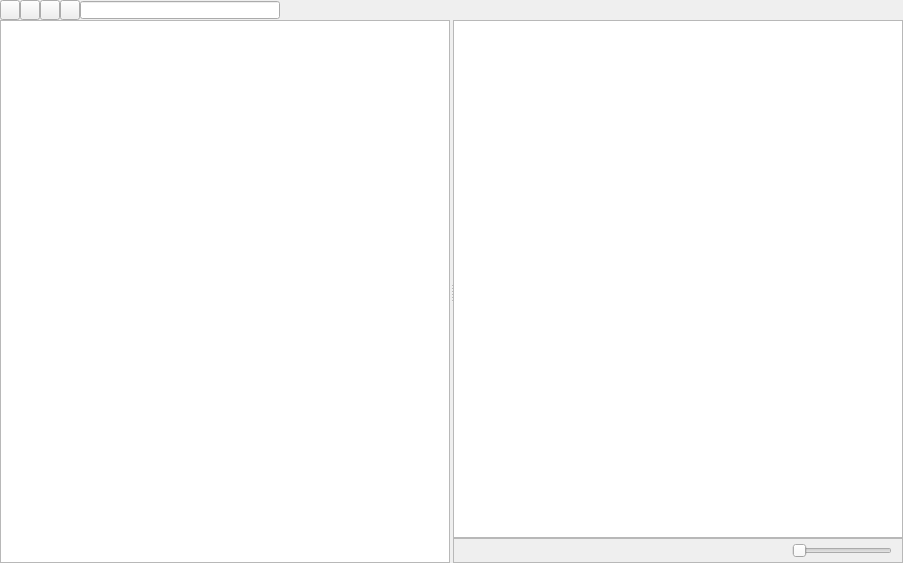
<?xml version="1.0" encoding="UTF-8"?>
<ui version="4.0">
 <class>AssetsEditor</class>
 <widget class="QWidget" name="AssetsEditor">
  <property name="geometry">
   <rect>
    <x>0</x>
    <y>0</y>
    <width>903</width>
    <height>563</height>
   </rect>
  </property>
  <property name="windowTitle">
   <string>Assets</string>
  </property>
  <layout class="QVBoxLayout" name="verticalLayout_2">
   <property name="spacing">
    <number>0</number>
   </property>
   <property name="leftMargin">
    <number>0</number>
   </property>
   <property name="topMargin">
    <number>0</number>
   </property>
   <property name="rightMargin">
    <number>0</number>
   </property>
   <property name="bottomMargin">
    <number>0</number>
   </property>
   <item>
    <widget class="QWidget" name="title_bar" native="true">
     <property name="sizePolicy">
      <sizepolicy hsizetype="Preferred" vsizetype="Fixed">
       <horstretch>0</horstretch>
       <verstretch>0</verstretch>
      </sizepolicy>
     </property>
     <property name="minimumSize">
      <size>
       <width>0</width>
       <height>20</height>
      </size>
     </property>
     <property name="maximumSize">
      <size>
       <width>16777215</width>
       <height>20</height>
      </size>
     </property>
     <layout class="QHBoxLayout" name="horizontalLayout_2">
      <property name="spacing">
       <number>0</number>
      </property>
      <property name="leftMargin">
       <number>0</number>
      </property>
      <property name="topMargin">
       <number>0</number>
      </property>
      <property name="rightMargin">
       <number>0</number>
      </property>
      <property name="bottomMargin">
       <number>0</number>
      </property>
      <item>
       <widget class="QToolButton" name="add">
        <property name="minimumSize">
         <size>
          <width>20</width>
          <height>20</height>
         </size>
        </property>
        <property name="maximumSize">
         <size>
          <width>20</width>
          <height>20</height>
         </size>
        </property>
        <property name="text">
         <string/>
        </property>
       </widget>
      </item>
      <item>
       <widget class="QToolButton" name="type">
        <property name="sizePolicy">
         <sizepolicy hsizetype="Fixed" vsizetype="Fixed">
          <horstretch>0</horstretch>
          <verstretch>0</verstretch>
         </sizepolicy>
        </property>
        <property name="minimumSize">
         <size>
          <width>20</width>
          <height>20</height>
         </size>
        </property>
        <property name="maximumSize">
         <size>
          <width>20</width>
          <height>20</height>
         </size>
        </property>
        <property name="text">
         <string/>
        </property>
       </widget>
      </item>
      <item>
       <widget class="QToolButton" name="label">
        <property name="minimumSize">
         <size>
          <width>20</width>
          <height>20</height>
         </size>
        </property>
        <property name="maximumSize">
         <size>
          <width>20</width>
          <height>20</height>
         </size>
        </property>
        <property name="text">
         <string/>
        </property>
       </widget>
      </item>
      <item>
       <widget class="QToolButton" name="invisible">
        <property name="minimumSize">
         <size>
          <width>20</width>
          <height>20</height>
         </size>
        </property>
        <property name="maximumSize">
         <size>
          <width>20</width>
          <height>20</height>
         </size>
        </property>
        <property name="text">
         <string/>
        </property>
        <property name="checkable">
         <bool>true</bool>
        </property>
       </widget>
      </item>
      <item>
       <widget class="QLineEdit" name="search">
        <property name="sizePolicy">
         <sizepolicy hsizetype="Fixed" vsizetype="Fixed">
          <horstretch>0</horstretch>
          <verstretch>0</verstretch>
         </sizepolicy>
        </property>
        <property name="minimumSize">
         <size>
          <width>200</width>
          <height>18</height>
         </size>
        </property>
        <property name="maximumSize">
         <size>
          <width>200</width>
          <height>18</height>
         </size>
        </property>
        <property name="clearButtonEnabled">
         <bool>true</bool>
        </property>
       </widget>
      </item>
      <item>
       <spacer name="horizontalSpacer">
        <property name="orientation">
         <enum>Qt::Horizontal</enum>
        </property>
        <property name="sizeHint" stdset="0">
         <size>
          <width>40</width>
          <height>20</height>
         </size>
        </property>
       </spacer>
      </item>
     </layout>
    </widget>
   </item>
   <item>
    <widget class="QSplitter" name="splitter">
     <property name="orientation">
      <enum>Qt::Horizontal</enum>
     </property>
     <property name="handleWidth">
      <number>3</number>
     </property>
     <widget class="QWidget" name="horizontalLayoutWidget">
      <layout class="QHBoxLayout" name="horizontalLayout_3">
       <item>
        <widget class="QTreeView" name="tree">
         <property name="contextMenuPolicy">
          <enum>Qt::CustomContextMenu</enum>
         </property>
         <property name="editTriggers">
          <set>QAbstractItemView::NoEditTriggers</set>
         </property>
         <attribute name="headerVisible">
          <bool>false</bool>
         </attribute>
        </widget>
       </item>
      </layout>
     </widget>
     <widget class="QWidget" name="layoutWidget">
      <layout class="QVBoxLayout" name="verticalLayout">
       <property name="spacing">
        <number>0</number>
       </property>
       <item>
        <widget class="QListWidget" name="list"/>
       </item>
       <item>
        <widget class="QFrame" name="frame_2">
         <property name="sizePolicy">
          <sizepolicy hsizetype="Preferred" vsizetype="Fixed">
           <horstretch>0</horstretch>
           <verstretch>0</verstretch>
          </sizepolicy>
         </property>
         <property name="minimumSize">
          <size>
           <width>0</width>
           <height>25</height>
          </size>
         </property>
         <property name="maximumSize">
          <size>
           <width>16777215</width>
           <height>25</height>
          </size>
         </property>
         <property name="frameShape">
          <enum>QFrame::StyledPanel</enum>
         </property>
         <property name="frameShadow">
          <enum>QFrame::Raised</enum>
         </property>
         <layout class="QHBoxLayout" name="horizontalLayout">
          <property name="spacing">
           <number>0</number>
          </property>
          <property name="leftMargin">
           <number>0</number>
          </property>
          <property name="topMargin">
           <number>0</number>
          </property>
          <property name="rightMargin">
           <number>0</number>
          </property>
          <property name="bottomMargin">
           <number>0</number>
          </property>
          <item>
           <widget class="QLabel" name="icon">
            <property name="sizePolicy">
             <sizepolicy hsizetype="Fixed" vsizetype="Fixed">
              <horstretch>0</horstretch>
              <verstretch>0</verstretch>
             </sizepolicy>
            </property>
            <property name="minimumSize">
             <size>
              <width>16</width>
              <height>16</height>
             </size>
            </property>
            <property name="maximumSize">
             <size>
              <width>16</width>
              <height>16</height>
             </size>
            </property>
            <property name="text">
             <string/>
            </property>
            <property name="scaledContents">
             <bool>true</bool>
            </property>
           </widget>
          </item>
          <item>
           <spacer name="horizontalSpacer_3">
            <property name="orientation">
             <enum>Qt::Horizontal</enum>
            </property>
            <property name="sizeType">
             <enum>QSizePolicy::Fixed</enum>
            </property>
            <property name="sizeHint" stdset="0">
             <size>
              <width>5</width>
              <height>20</height>
             </size>
            </property>
           </spacer>
          </item>
          <item>
           <widget class="QLabel" name="path">
            <property name="text">
             <string/>
            </property>
           </widget>
          </item>
          <item>
           <widget class="QSlider" name="scale">
            <property name="sizePolicy">
             <sizepolicy hsizetype="Fixed" vsizetype="Fixed">
              <horstretch>0</horstretch>
              <verstretch>0</verstretch>
             </sizepolicy>
            </property>
            <property name="minimumSize">
             <size>
              <width>100</width>
              <height>0</height>
             </size>
            </property>
            <property name="maximumSize">
             <size>
              <width>100</width>
              <height>16777215</height>
             </size>
            </property>
            <property name="orientation">
             <enum>Qt::Horizontal</enum>
            </property>
           </widget>
          </item>
          <item>
           <spacer name="horizontalSpacer_2">
            <property name="orientation">
             <enum>Qt::Horizontal</enum>
            </property>
            <property name="sizeType">
             <enum>QSizePolicy::Fixed</enum>
            </property>
            <property name="sizeHint" stdset="0">
             <size>
              <width>10</width>
              <height>20</height>
             </size>
            </property>
           </spacer>
          </item>
         </layout>
        </widget>
       </item>
      </layout>
     </widget>
    </widget>
   </item>
  </layout>
 </widget>
 <resources/>
 <connections/>
</ui>
